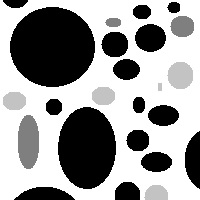
#> input picture images/bubbles.jpg, 200 x 200 px, found by its file name
$ python threshold.py
#> lines starting #> are read from the running program, lines starting #| are printed output that depends on the picture
import cv2
import matplotlib.pyplot as plt
import numpy as np

bits_per_channel = 8
bins = 2**bits_per_channel

img = cv2.imread("images\\bubbles.jpg", cv2.IMREAD_GRAYSCALE)
#> img is the input picture: shape (200, 200); min 0, max 255, mean 155

#img_disp = cv2.resize(img,(1280,720))
cv2.imshow("Image", img)

hist = np.zeros(bins)

for x, y in np.ndindex((img.shape[0],img.shape[1])):
    intensity = img[x,y]
    hist[intensity] += 1/img.size
#> this loop made 40000 passes
#> intensity on passes 1 to 3: 255, 254, 255
#> after the loop, hist = 256 values, max 0.467 at index 255, min 0 at index 10, mean 0.00391

plt.plot(range(bins), hist)
plt.show()
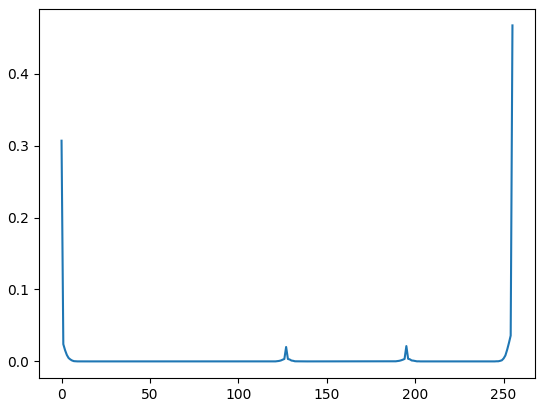
#> figure drawn by matplotlib, 1 panel; curve peaks at x = 255, y = 0.467

cv2.waitKey(0)
cv2.destroyAllWindows()
